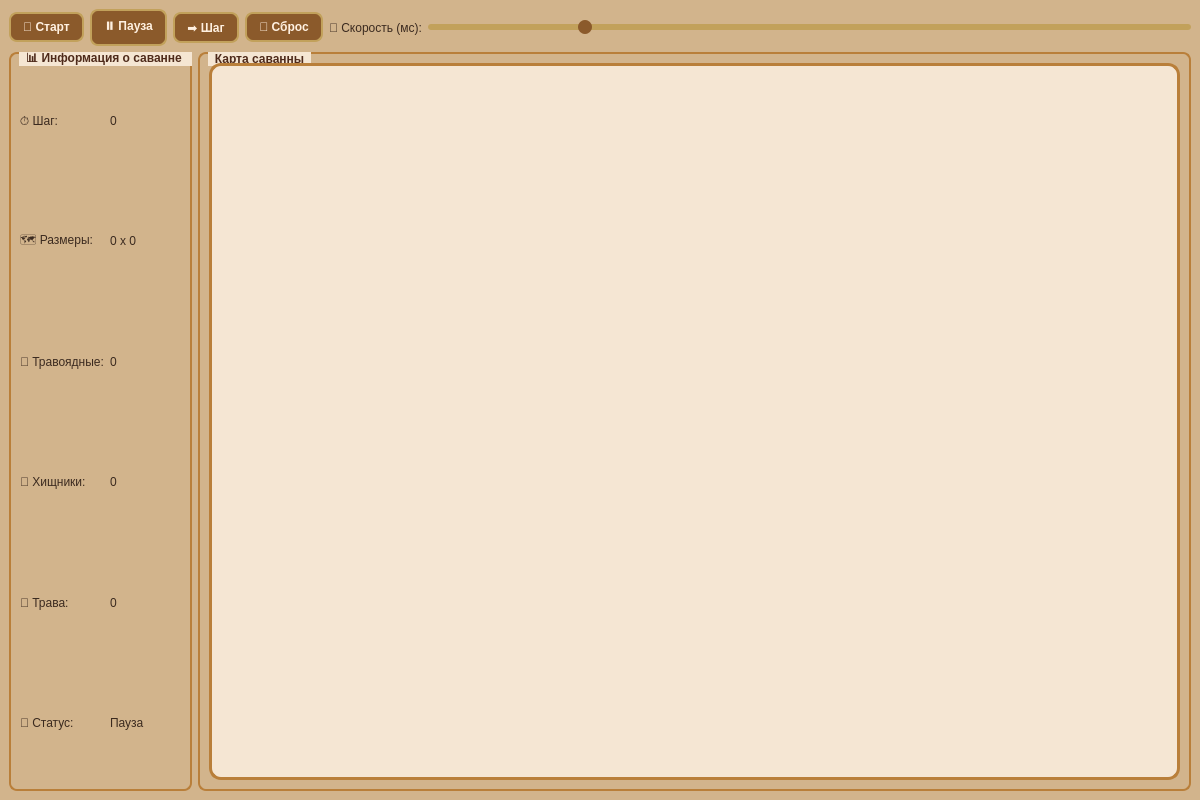
<?xml version="1.0" encoding="UTF-8"?>
<ui version="4.0">
 <class>MainWindow</class>
 <widget class="QMainWindow" name="MainWindow">
  <property name="geometry">
   <rect>
    <x>0</x>
    <y>0</y>
    <width>1200</width>
    <height>800</height>
   </rect>
  </property>
  <property name="windowTitle">
   <string>Африканская саванна — симуляция</string>
  </property>
  <property name="styleSheet">
   <string notr="true">
/* Общий фон окна — песок */
QMainWindow {
    background-color: #d2b48c;
}

/* Кнопки в стиле дерева/кожи */
QPushButton {
    background-color: #8b5a2b;
    border: 2px solid #c2a15b;
    border-radius: 8px;
    padding: 6px 12px;
    color: #fff0e0;
    font-weight: bold;
    font-size: 12px;
}
QPushButton:hover {
    background-color: #a5713c;
    border-color: #e0b87a;
}
QPushButton:pressed {
    background-color: #6b3e1a;
}

/* Область карты — светлый песок, рамка под дерево */
QGraphicsView {
    background-color: #f5e6d3;
    border: 3px solid #b97f3a;
    border-radius: 12px;
}

/* Группы информации и лога */
QGroupBox {
    color: #4e2a1a;
    border: 2px solid #b97f3a;
    border-radius: 8px;
    margin-top: 0.5ex;
    font-weight: bold;
    background-color: rgba(210, 180, 140, 0.5);
}
QGroupBox::title {
    subcontrol-origin: margin;
    left: 10px;
    padding: 0 5px;
    color: #4e2a1a;
    background-color: #f5e6d3;
}

/* Метки внутри групп */
QLabel {
    color: #3b2a1f;
    font-size: 12px;
}

/* Поле лога */
QTextEdit {
    background-color: #4a2e1e;
    color: #f5e6d3;
    border: 1px solid #b97f3a;
    font-family: 'Courier New', monospace;
    font-size: 11px;
}

/* Слайдер скорости */
QSlider::groove:horizontal {
    height: 6px;
    background: #c2a15b;
    border-radius: 3px;
}
QSlider::handle:horizontal {
    background: #8b5a2b;
    width: 14px;
    margin: -4px 0;
    border-radius: 7px;
}
QSlider::handle:horizontal:hover {
    background: #a5713c;
}
   </string>
  </property>
  <widget class="QWidget" name="centralwidget">
   <layout class="QVBoxLayout" name="verticalLayout">
    <item>
     <layout class="QHBoxLayout" name="topLayout">
      <item>
       <widget class="QPushButton" name="startButton">
        <property name="text">
         <string>🦁 Старт</string>
        </property>
       </widget>
      </item>
      <item>
       <widget class="QPushButton" name="pauseButton">
        <property name="text">
         <string>⏸ Пауза</string>
        </property>
       </widget>
      </item>
      <item>
       <widget class="QPushButton" name="stepButton">
        <property name="text">
         <string>➡ Шаг</string>
        </property>
       </widget>
      </item>
      <item>
       <widget class="QPushButton" name="resetButton">
        <property name="text">
         <string>🔄 Сброс</string>
        </property>
       </widget>
      </item>
      <item>
       <widget class="QLabel" name="speedLabel">
        <property name="text">
         <string>🐢 Скорость (мс):</string>
        </property>
       </widget>
      </item>
      <item>
       <widget class="QSlider" name="speedSlider">
        <property name="minimum">
         <number>0</number>
        </property>
        <property name="maximum">
         <number>1000</number>
        </property>
        <property name="value">
         <number>200</number>
        </property>
        <property name="orientation">
         <enum>Qt::Orientation::Horizontal</enum>
        </property>
       </widget>
      </item>
     </layout>
    </item>
    <item>
     <layout class="QHBoxLayout" name="bottomLayout">
      <item>
       <widget class="QGroupBox" name="infoGroup">
        <property name="title">
         <string>📊 Информация о саванне      </string>
        </property>
        <layout class="QGridLayout" name="gridLayout">
         <item row="4" column="1">
          <widget class="QLabel" name="grassValueLabel">
           <property name="text">
            <string>0</string>
           </property>
          </widget>
         </item>
         <item row="2" column="1">
          <widget class="QLabel" name="herbivoresValueLabel">
           <property name="text">
            <string>0</string>
           </property>
          </widget>
         </item>
         <item row="5" column="0">
          <widget class="QLabel" name="statusLabel">
           <property name="text">
            <string>📌 Статус:</string>
           </property>
          </widget>
         </item>
         <item row="3" column="0">
          <widget class="QLabel" name="predatorsLabel">
           <property name="text">
            <string>🦁 Хищники:</string>
           </property>
          </widget>
         </item>
         <item row="3" column="1">
          <widget class="QLabel" name="predatorsValueLabel">
           <property name="text">
            <string>0</string>
           </property>
          </widget>
         </item>
         <item row="4" column="0">
          <widget class="QLabel" name="grassLabel">
           <property name="text">
            <string>🌿 Трава:</string>
           </property>
          </widget>
         </item>
         <item row="0" column="1">
          <widget class="QLabel" name="stepValueLabel">
           <property name="text">
            <string>0</string>
           </property>
          </widget>
         </item>
         <item row="5" column="1">
          <widget class="QLabel" name="statusValueLabel">
           <property name="text">
            <string>Пауза</string>
           </property>
          </widget>
         </item>
         <item row="0" column="0">
          <widget class="QLabel" name="stepLabel">
           <property name="text">
            <string>⏱ Шаг:</string>
           </property>
          </widget>
         </item>
         <item row="2" column="0">
          <widget class="QLabel" name="herbivoresLabel">
           <property name="text">
            <string>🦒 Травоядные:</string>
           </property>
          </widget>
         </item>
         <item row="1" column="1">
          <widget class="QLabel" name="sizeValueLabel">
           <property name="text">
            <string>0 x 0</string>
           </property>
          </widget>
         </item>
         <item row="1" column="0">
          <widget class="QLabel" name="sizeLabel">
           <property name="text">
            <string>🗺 Размеры:</string>
           </property>
          </widget>
         </item>
        </layout>
       </widget>
      </item>
      <item>
       <widget class="QGroupBox" name="logGroup">
        <property name="title">
         <string>Карта саванны</string>
        </property>
        <layout class="QVBoxLayout" name="verticalLayout_2">
         <item>
          <widget class="QGraphicsView" name="mapView">
           <property name="sizePolicy">
            <sizepolicy hsizetype="Expanding" vsizetype="Expanding">
             <horstretch>0</horstretch>
             <verstretch>1</verstretch>
            </sizepolicy>
           </property>
           <property name="minimumSize">
            <size>
             <width>500</width>
             <height>500</height>
            </size>
           </property>
          </widget>
         </item>
        </layout>
       </widget>
      </item>
     </layout>
    </item>
   </layout>
  </widget>
 </widget>
 <resources/>
 <connections/>
</ui>
